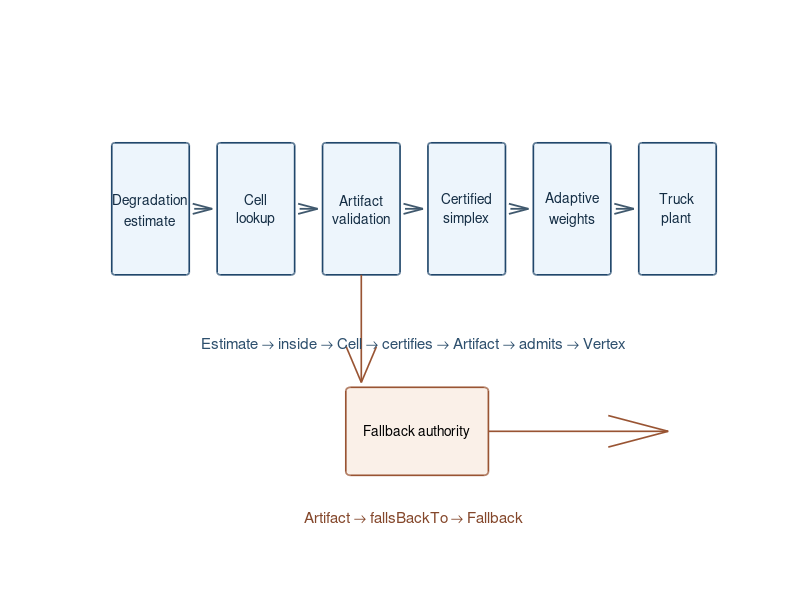
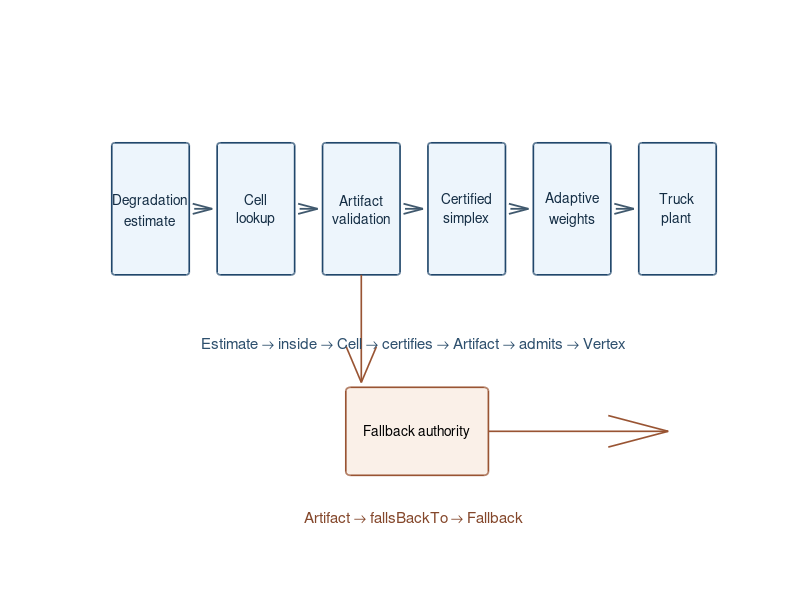
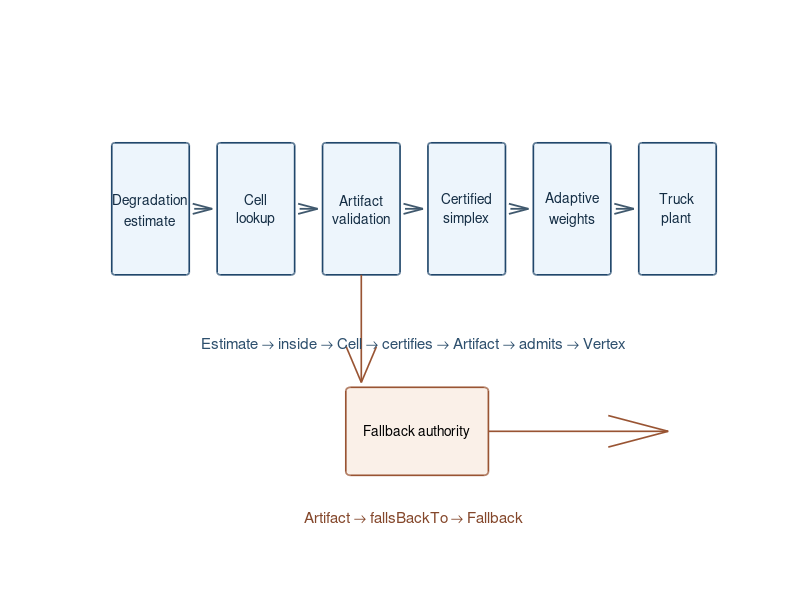

The MATLAB source for these figures, in order:
function make_framework_figure()
root=fileparts(fileparts(mfilename('fullpath')));output_root=fullfile(fileparts(root),'outputs');
f=figure('Color','w','Position',[100 100 1100 260]);
axis([0 1 0 1]);axis off;hold on;
labels={'Degradation\nestimate','Cell\nlookup','Artifact\nvalidation', ...
    'Certified\nsimplex','Adaptive\nweights','Truck\nplant'};
x=linspace(.075,.925,6);w=.125;h=.27;
for i=1:6
    rectangle('Position',[x(i)-w/2,.53,w,h],'Curvature',.08, ...
        'FaceColor',[.93 .96 .99],'EdgeColor',[.13 .28 .42],'LineWidth',1.2);
    text(x(i),.665,sprintf(labels{i}),'HorizontalAlignment','center', ...
        'VerticalAlignment','middle','FontSize',10,'Color',[.08 .18 .27]);
    if i<6,quiver(x(i)+w/2+.008,.665,x(i+1)-x(i)-w-.016,0,0, ...
            'Color',[.25 .35 .43],'LineWidth',1.3,'MaxHeadSize',.65);end
end
rectangle('Position',[.39,.12,.23,.18],'Curvature',.08,'FaceColor',[.98 .94 .91], ...
    'EdgeColor',[.6 .33 .2],'LineWidth',1.2);
text(.505,.21,'Fallback authority','HorizontalAlignment','center','FontSize',10);
quiver(x(3),.53,0,-.22,0,'Color',[.6 .33 .2],'LineWidth',1.2);
quiver(.62,.21,.29,0,0,'Color',[.6 .33 .2],'LineWidth',1.2);
text(.5,.39,'Estimate \rightarrow inside \rightarrow Cell \rightarrow certifies \rightarrow Artifact \rightarrow admits \rightarrow Vertex', ...
    'HorizontalAlignment','center','FontSize',11,'Color',[.18 .31 .43]);
text(.5,.035,'Artifact \rightarrow fallsBackTo \rightarrow Fallback', ...
    'HorizontalAlignment','center','FontSize',11,'Color',[.52 .28 .17]);
exportgraphics(f,fullfile(output_root,'figures','framework.pdf'),'ContentType','vector');
exportgraphics(f,fullfile(output_root,'figures','framework.png'),'Resolution',600);
savefig(f,fullfile(output_root,'figures','framework.fig'));close(f);
end
